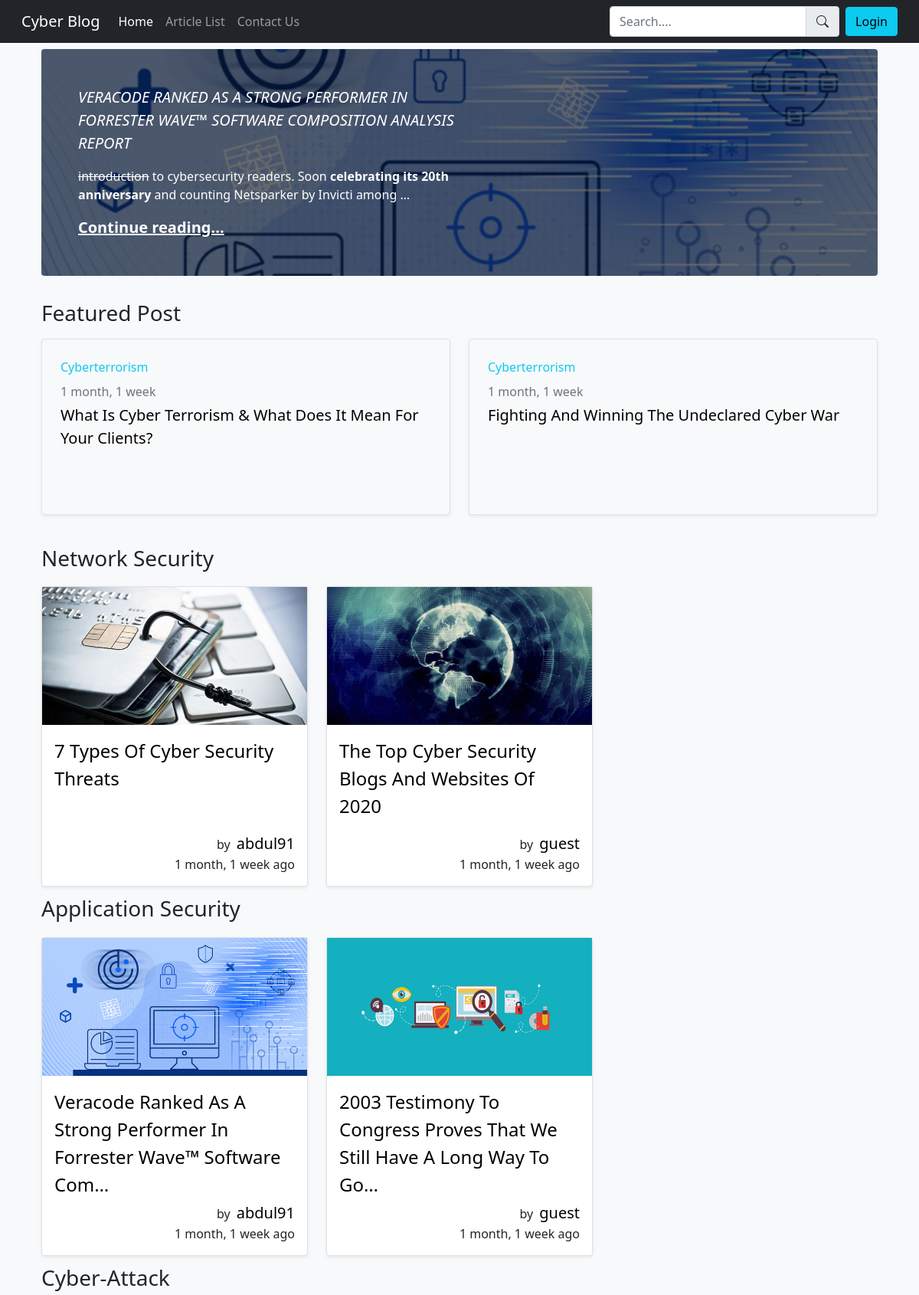
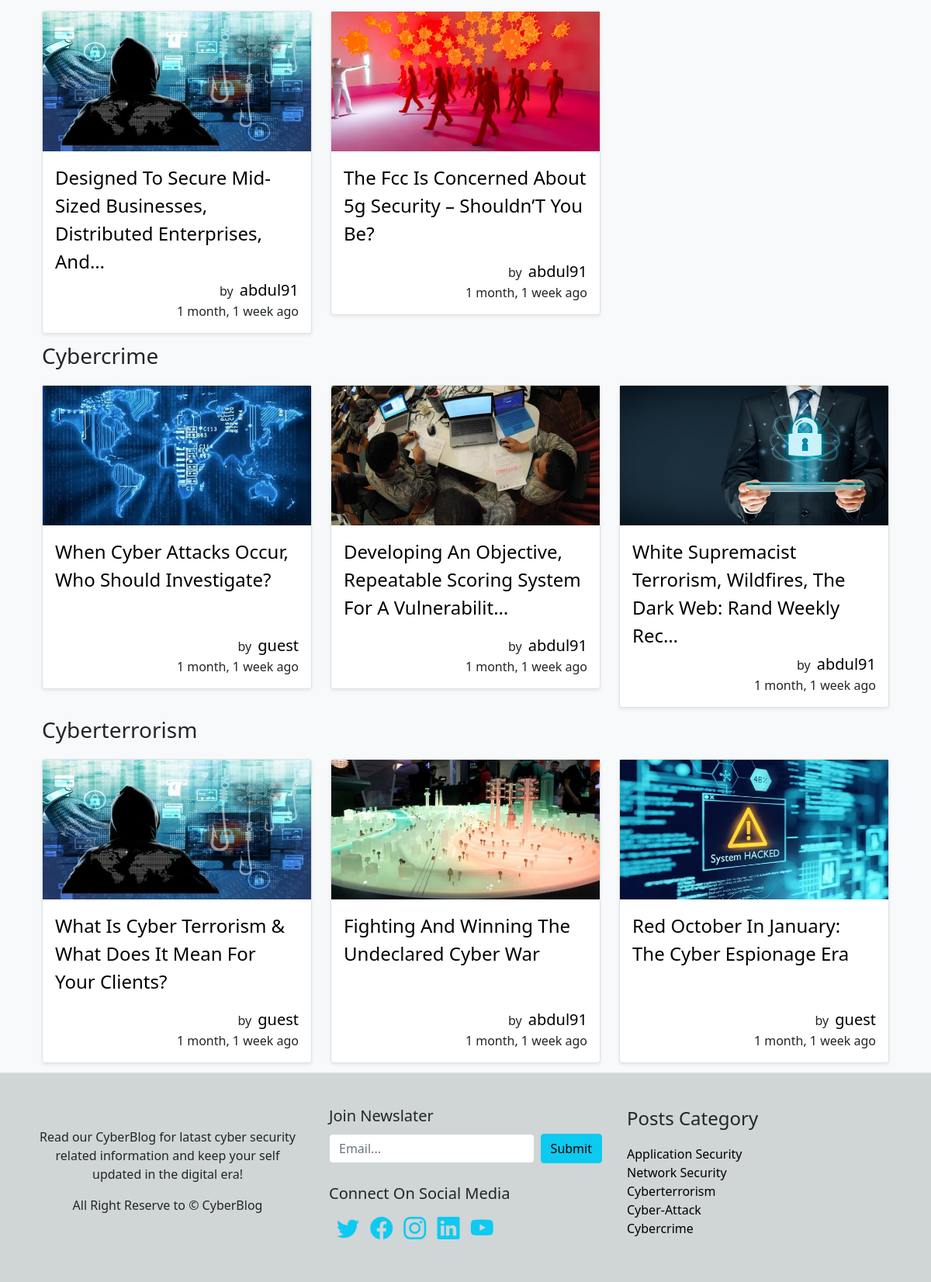
The page / on the database its author committed (2 pictures, top to bottom).
### articles/models.py (models this page shows, shortened)
class Post(models.Model):
    author = models.ForeignKey(User, on_delete=models.SET_NULL, null=True)
    title = models.CharField(max_length=150)
    slug = models.SlugField(max_length=150, unique=True)
    content = RichTextField(blank=True, null=True)
    category = models.ForeignKey(Category, on_delete=models.PROTECT)
    poster = models.ImageField(default='post.png', upload_to='PostThumbnails')
    pub_date = models.DateTimeField(auto_now_add=True)

class Category(models.Model):
    name = models.CharField(max_length=100, default='Uncategorized')
    def __str__(self):
        return self.name

### home/views.py (the view)
# urls.py: path('', views.home_view, name='home_page'),
def home_view(request):
    context = {}
    last_post = Post.objects.all().last()
    context['last'] = last_post
    featured = Post.objects.all().order_by('-pub_date')[1:3]
    context['featured'] = featured
    posts = []
    catposts = Post.objects.values('category', 'id')
    cats = {item['category'] for item in catposts}
    for cat in cats:
        pos = Post.objects.filter(category=cat).order_by('-pub_date')[:3]
        posts.append(pos)
    context['allposts'] = posts
    return render(request, 'home/index.html', context)

### templates/home/index.html (shortened to what this page needs)
{% extends 'base.html' %}
{% load static %}
{% block homeactive %} active {% endblock homeactive %}
{% block head_block %}
<link rel="stylesheet" href="{% static 'css/home.css' %}">
{% endblock head_block %}
{% block content %}
<main class="container">
    <div class="p-4 p-md-5 mb-4 text-white rounded featured-post">
        <div class="col-md-6 px-0">
            <a href="{% url 'articles:post' last.slug %}"
                class="fs-5 fst-italic text-decoration-none text-white">{{last.title|upper}}</a>
            <p class="lead my-3">{{last.content|safe|truncatechars:150}}</p>
            <p class="lead mb-0"><a href="{% url 'articles:post' last.slug %}" class="text-white fw-bold">Continue
                    reading...</a></p>
        </div>
    </div>
    <div class="category">
        <h3 class="py-2">Featured Post</h3>
    </div>
    <div class="row mb-2 featured-post-title">
        {% for post in featured %}
        <div class="col-md-6">
            <div class="row g-0 border rounded overflow-hidden flex-md-row mb-4 shadow-sm h-md-250 position-relative">
                <div class="col p-4 d-flex flex-column position-static">
                    <strong class="d-inline-block mb-2 text-info fw-normal">{{post.category}}</strong>
                    <div class="mb-1 text-muted">{{post.pub_date|timesince}}</div>
                    <div class="post-title-cat">
                        <a href="{% url 'articles:post' post.slug %}"
                            class="card-text fs-5 mb-auto">{{post.title|title|truncatechars:140}}</a>
                    </div>
                </div>
            </div>
        </div>
        {% endfor %}
    </div>
    {% for cat in allposts %}
    <div class="category">
        <h3 class="py-2">{{cat.0.category}}</h3>
    </div>
    <div class="row">
        {% for post in cat %}
        <div class="col-md-4 py-1">
            <div class="card single-post">
                <img src="{{post.poster.url}}" alt="post thumbnails">
                <div class="card-body p-3">
                    <div class="post-title-cat">
                        <a href="{% url 'articles:post' post.slug %}"
                            class="fs-4 post-title">{{post.title|title|truncatechars:70}}</a>
                    </div>
                    <div class="read-more text-end pt-1">
                        <span>by</span><a href="{% url 'articles:post_by_author' post.author %}"
                            class="fs-5 ms-2">{{post.author}}</a>
                        <p class="fs-6 m-0">{{post.pub_date|timesince}} ago</p>
                    </div>
                </div>
            </div>
        </div>
        {% endfor %}
    </div>
    {% endfor %}
</main>
{% endblock content %}

### templates/base.html (shortened to what this page needs)
{% load static %}
<!doctype html>
<html lang="en">
<head>
    <link href="https://cdn.jsdelivr.net/npm/bootstrap@5.1.1/dist/css/bootstrap.min.css" rel="stylesheet"
>
    <link rel="stylesheet" href="{% static 'css/base.css' %}">
    <link rel="stylesheet" href="https://cdn.jsdelivr.net/npm/bootstrap-icons@1.5.0/font/bootstrap-icons.css">
    {% block head_block %} {% endblock head_block %}
</head>
<body class="bg-light">
    <nav class="navbar navbar-expand-lg navbar-dark bg-dark">
        <div class="container-fluid mx-3">
            <a class="navbar-brand" href="/">Cyber Blog</a>
            <div class="collapse navbar-collapse" id="navbarSupportedContent">
                <ul class="navbar-nav me-auto mb-2 mb-lg-0">
                    <li class="nav-item">
                        <a class="nav-link {% block homeactive %} {% endblock homeactive %}" aria-current="page"
                            href="/">Home</a>
                    </li>
                    <li class="nav-item">
                        <a class="nav-link {% block article_listactive %} {% endblock article_listactive %}"
                            href="{% url 'articles:article_list' %}">Article List</a>
                    </li>
                    <li class="nav-item">
                        <a class="nav-link {% block contactactive %} {% endblock contactactive %}"
                            href="{% url 'home:contact_us' %}">Contact Us</a>
                    </li>
                </ul>
                <form class="d-flex" method="get" action="{% url 'home:search_query' %}">
                    <div class="input-group">
                        <input class="form-control bg-white" name="query" type="search" placeholder="Search...." aria-label="Search" required>
                        <span class="input-group-text p-0"><button class="btn" type="submit">
                            <i class="bi bi-search"></i></button></span>
                    </div>
                </form>
                {% if request.user.is_authenticated %}
                <div class="btn-group">
                    <button type="button" class="btn btn-info dropdown-toggle ms-2" data-bs-toggle="dropdown"
                        data-bs-display="static" aria-expanded="false">
                        {{user.username}}
                    </button>
                    <ul class="dropdown-menu dropdown-menu-lg-end">
                        {% if user.is_staff %}
                        <li><a class="dropdown-item" href="{% url 'articles:create_new_post' %}">Write Guest Post</a></li>
                        {% endif %}
                        <li><a class="dropdown-item" href="{% url 'accounts:account_settings' %}">Account Setttings</a>
                        </li>
                        <li>
                            <hr class="dropdown-divider">
                        </li>
                        <li><a class="dropdown-item" href="{% url 'accounts:logout' %}">Logout</a></li>
                    </ul>
                </div>
                {% else %}
                <div class="account-details">
                    <a href="{% url 'accounts:login' %}"><button class="btn btn-info ms-2">Login</button></a>
                </div>
                {% endif %}
            </div>
        </div>
    </nav>
    <div class="container py-2">
        {% block content %} {% endblock content %}
    </div>
    <footer class="row mx-0 bg-custom p-4 border-top">
        <div class="col-md-4 p-3 h-100 my-auto">
            <div class="copy-right text-center fw-normal">
                <p>Read our CyberBlog for latast cyber security related information and keep your self updated in the
                    digital
                    era!</p>
                <p>All Right Reserve to © CyberBlog </p>
            </div>
        </div>
        <div class="col-md-4 mb-2 p-3 fw-normal">
            <div class="join-newslater">
                <p class="fs-5 lead mb-2">Join Newslater</p>
                <form action="{% url 'home:newslater' %}" method="post">
                    <div class="mb-4 d-flex">
                        <input type="email" name="email" class="form-control" id="email" placeholder="Email...">
                        <button type="submit" class="btn btn-info ms-2">Submit</button>
                    </div>
                </form>
                <p class="fs-5 lead mb-2">Connect On Social Media</p>
                <div class="social-links">
                    <a href="https://twitter.com/" class="bi bi-twitter"></a>
                    <a href="https://www.facebook.com/" class="bi bi-facebook"></a>
                    <a href="https://www.instagram.com/" class="bi bi-instagram"></a>
                    <a href="https://www.linkedin.com/" class="bi bi-linkedin"></a>
                    <a href="https://www.youtube.com/" class="bi bi-youtube"></a>
                </div>
            </div>
        </div>
        <div class="col-md-4 mb-2 p-3 fw-normal">
            <div class="post-category">
                <p class="fs-4">Posts Category</p>
                <a href="{% url 'articles:post_by_category' 2 %}" class="text-decoration-none ">Application Security</a>
                <br>
                <a href="{% url 'articles:post_by_category' 1 %}" class="text-decoration-none ">Network Security</a><br>
                <a href="{% url 'articles:post_by_category' 5 %}" class="text-decoration-none ">Cyberterrorism</a><br>
                <a href="{% url 'articles:post_by_category' 3 %}" class="text-decoration-none ">Cyber-Attack</a><br>
                <a href="{% url 'articles:post_by_category' 4 %}" class="text-decoration-none ">Cybercrime</a><br>
            </div>
        </div>
    </footer>
</body>
</html>

### staticAssets/css/base.css (style rules this page uses)
.social-links a { font-size: 29px; color: #0dcaf0; margin-left: 10px; text-decoration: none; }
.bg-custom { background-color: rgb(208, 213, 214); }
.post-category a { color: black; }

### staticAssets/css/home.css (style rules this page uses)
.card a { text-decoration: none; color: black; }
.featured-post-title a { text-decoration: none; color: black; }
.single-post { border-radius: 0.25rem !important; border: 1px solid #dee2e6!important; box-shadow: 0 .125rem .25rem rgba(0,0,0,.075)!important; }
.single-post img { width: 100%; height: 180px; }
.post-title-cat { width: 100%; min-height: 120px; }

### rows shown on the page
Post: title "VERACODE RANKED AS A STRONG PERFORMER IN FORRESTER WAVE™ SOFTWARE COMPOSITION ANALYSIS REPORT", content "introduction to cybersecurity readers. Soon celebrating its 20th anniversary and counting Netsparker by Invicti among …", category.name "Application Security", poster (picture), title "Veracode Ranked As A Strong Performer In Forrester Wave™ Software Com…", author "abdul91", pub_date "1 month, 1 week"
Post: category "Cyberterrorism", pub_date "1 month, 1 week", title "What Is Cyber Terrorism & What Does It Mean For Your Clients?", category.name "Cyberterrorism", poster (picture), author "guest"
Post: category "Cyberterrorism", pub_date "1 month, 1 week", title "Fighting And Winning The Undeclared Cyber War", poster (picture), author "abdul91"
Post: category.name "Network Security", poster (picture), title "7 Types Of Cyber Security Threats", author "abdul91", pub_date "1 month, 1 week"
Post: poster (picture), title "The Top Cyber Security Blogs And Websites Of 2020", author "guest", pub_date "1 month, 1 week"
Post: poster (picture), title "2003 Testimony To Congress Proves That We Still Have A Long Way To Go…", author "guest", pub_date "1 month, 1 week"
Post: category.name "Cyber-Attack", poster (picture), title "Designed To Secure Mid-Sized Businesses, Distributed Enterprises, And…", author "abdul91", pub_date "1 month, 1 week"
Post: poster (picture), title "The Fcc Is Concerned About 5g Security – Shouldn’T You Be?", author "abdul91", pub_date "1 month, 1 week"
Post: category.name "Cybercrime", poster (picture), title "When Cyber Attacks Occur, Who Should Investigate?", author "guest", pub_date "1 month, 1 week"
Post: poster (picture), title "Developing An Objective, Repeatable Scoring System For A Vulnerabilit…", author "abdul91", pub_date "1 month, 1 week"
Post: poster (picture), title "White Supremacist Terrorism, Wildfires, The Dark Web: Rand Weekly Rec…", author "abdul91", pub_date "1 month, 1 week"
Post: poster (picture), title "Red October In January: The Cyber Espionage Era", author "guest", pub_date "1 month, 1 week"
